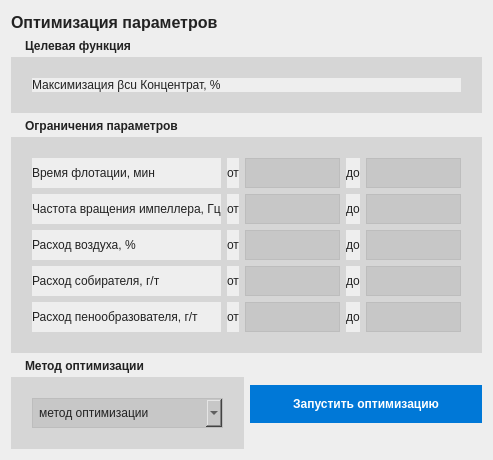
<?xml version="1.0" encoding="UTF-8"?>
<ui version="4.0">
 <class>OptimizationDialog</class>
 <widget class="QDialog" name="OptimizationDialog">
  <property name="geometry">
   <rect>
    <x>0</x>
    <y>0</y>
    <width>493</width>
    <height>460</height>
   </rect>
  </property>
  <property name="windowTitle">
   <string>Оптимизация параметров</string>
  </property>
  <property name="styleSheet">
   <string notr="true">QDialog, QWidget { background:#eeeeee; font:10pt &quot;Segoe UI&quot;; color:#222; }
QGroupBox { background:#d6d6d6; border:0px; margin-top:18px; padding:12px; font-weight:bold; }
QGroupBox::title { subcontrol-origin:margin; left:8px; padding:0 4px; }
QLineEdit, QComboBox { background:#c7c7c7; border:1px solid #bdbdbd; min-height:24px; padding:2px 6px; }
QPushButton { background:#d4d4d4; border:1px solid #c7c7c7; min-height:30px; padding:4px 16px; }
QPushButton#btnRunOptimization { background:#0078d7; color:white; font-weight:bold; border:0px; }</string>
  </property>
  <layout class="QVBoxLayout" name="verticalLayout">
   <item>
    <widget class="QLabel" name="titleLabel">
     <property name="styleSheet">
      <string notr="true">font-weight:bold; font-size:12pt;</string>
     </property>
     <property name="text">
      <string>Оптимизация параметров</string>
     </property>
    </widget>
   </item>
   <item>
    <widget class="QGroupBox" name="groupTarget">
     <property name="title">
      <string>Целевая функция</string>
     </property>
     <layout class="QVBoxLayout" name="targetLayout">
      <item>
       <widget class="QLabel" name="targetLabel">
        <property name="text">
         <string>Максимизация βcu Концентрат, %</string>
        </property>
       </widget>
      </item>
     </layout>
    </widget>
   </item>
   <item>
    <widget class="QGroupBox" name="groupConstraints">
     <property name="title">
      <string>Ограничения параметров</string>
     </property>
     <layout class="QGridLayout" name="constraintsGrid">
      <item row="0" column="0">
       <widget class="QLabel" name="labelTime">
        <property name="text">
         <string>Время флотации, мин</string>
        </property>
       </widget>
      </item>
      <item row="0" column="1">
       <widget class="QLabel" name="fromTime">
        <property name="text">
         <string>от</string>
        </property>
       </widget>
      </item>
      <item row="0" column="2">
       <widget class="QLineEdit" name="editTimeMin"/>
      </item>
      <item row="0" column="3">
       <widget class="QLabel" name="toTime">
        <property name="text">
         <string>до</string>
        </property>
       </widget>
      </item>
      <item row="0" column="4">
       <widget class="QLineEdit" name="editTimeMax"/>
      </item>
      <item row="1" column="0">
       <widget class="QLabel" name="labelFrequency">
        <property name="text">
         <string>Частота вращения импеллера, Гц</string>
        </property>
       </widget>
      </item>
      <item row="1" column="1">
       <widget class="QLabel" name="fromFrequency">
        <property name="text">
         <string>от</string>
        </property>
       </widget>
      </item>
      <item row="1" column="2">
       <widget class="QLineEdit" name="editFrequencyMin"/>
      </item>
      <item row="1" column="3">
       <widget class="QLabel" name="toFrequency">
        <property name="text">
         <string>до</string>
        </property>
       </widget>
      </item>
      <item row="1" column="4">
       <widget class="QLineEdit" name="editFrequencyMax"/>
      </item>
      <item row="2" column="0">
       <widget class="QLabel" name="labelAir">
        <property name="text">
         <string>Расход воздуха, %</string>
        </property>
       </widget>
      </item>
      <item row="2" column="1">
       <widget class="QLabel" name="fromAir">
        <property name="text">
         <string>от</string>
        </property>
       </widget>
      </item>
      <item row="2" column="2">
       <widget class="QLineEdit" name="editAirMin"/>
      </item>
      <item row="2" column="3">
       <widget class="QLabel" name="toAir">
        <property name="text">
         <string>до</string>
        </property>
       </widget>
      </item>
      <item row="2" column="4">
       <widget class="QLineEdit" name="editAirMax"/>
      </item>
      <item row="3" column="0">
       <widget class="QLabel" name="labelCollector">
        <property name="text">
         <string>Расход собирателя, г/т</string>
        </property>
       </widget>
      </item>
      <item row="3" column="1">
       <widget class="QLabel" name="fromCollector">
        <property name="text">
         <string>от</string>
        </property>
       </widget>
      </item>
      <item row="3" column="2">
       <widget class="QLineEdit" name="editCollectorMin"/>
      </item>
      <item row="3" column="3">
       <widget class="QLabel" name="toCollector">
        <property name="text">
         <string>до</string>
        </property>
       </widget>
      </item>
      <item row="3" column="4">
       <widget class="QLineEdit" name="editCollectorMax"/>
      </item>
      <item row="4" column="0">
       <widget class="QLabel" name="labelFrother">
        <property name="text">
         <string>Расход пенообразователя, г/т</string>
        </property>
       </widget>
      </item>
      <item row="4" column="1">
       <widget class="QLabel" name="fromFrother">
        <property name="text">
         <string>от</string>
        </property>
       </widget>
      </item>
      <item row="4" column="2">
       <widget class="QLineEdit" name="editFrotherMin"/>
      </item>
      <item row="4" column="3">
       <widget class="QLabel" name="toFrother">
        <property name="text">
         <string>до</string>
        </property>
       </widget>
      </item>
      <item row="4" column="4">
       <widget class="QLineEdit" name="editFrotherMax"/>
      </item>
     </layout>
    </widget>
   </item>
   <item>
    <layout class="QHBoxLayout" name="methodLayout">
     <item>
      <widget class="QGroupBox" name="groupMethod">
       <property name="title">
        <string>Метод оптимизации</string>
       </property>
       <layout class="QVBoxLayout" name="methodBoxLayout">
        <item>
         <widget class="QComboBox" name="comboOptimizationMethod">
          <item>
           <property name="text">
            <string>метод оптимизации</string>
           </property>
          </item>
          <item>
           <property name="text">
            <string>Grid Search</string>
           </property>
          </item>
          <item>
           <property name="text">
            <string>Bayesian Optimization</string>
           </property>
          </item>
         </widget>
        </item>
       </layout>
      </widget>
     </item>
     <item>
      <widget class="QPushButton" name="btnRunOptimization">
       <property name="text">
        <string>Запустить оптимизацию</string>
       </property>
      </widget>
     </item>
    </layout>
   </item>
  </layout>
 </widget>
 <resources/>
 <connections/>
</ui>
